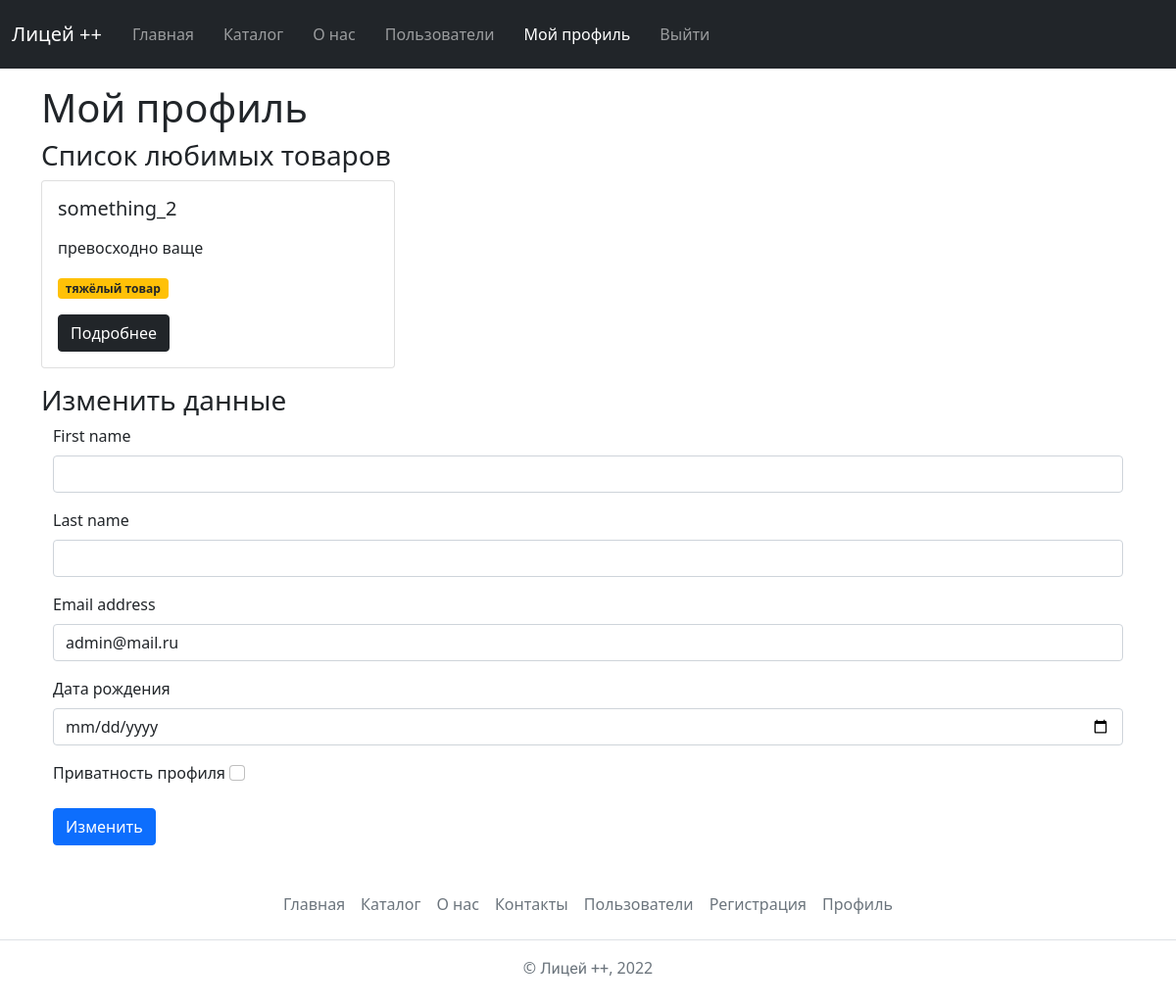
/auth/profile/ (signed in), run on an earlier commit of the app's database.
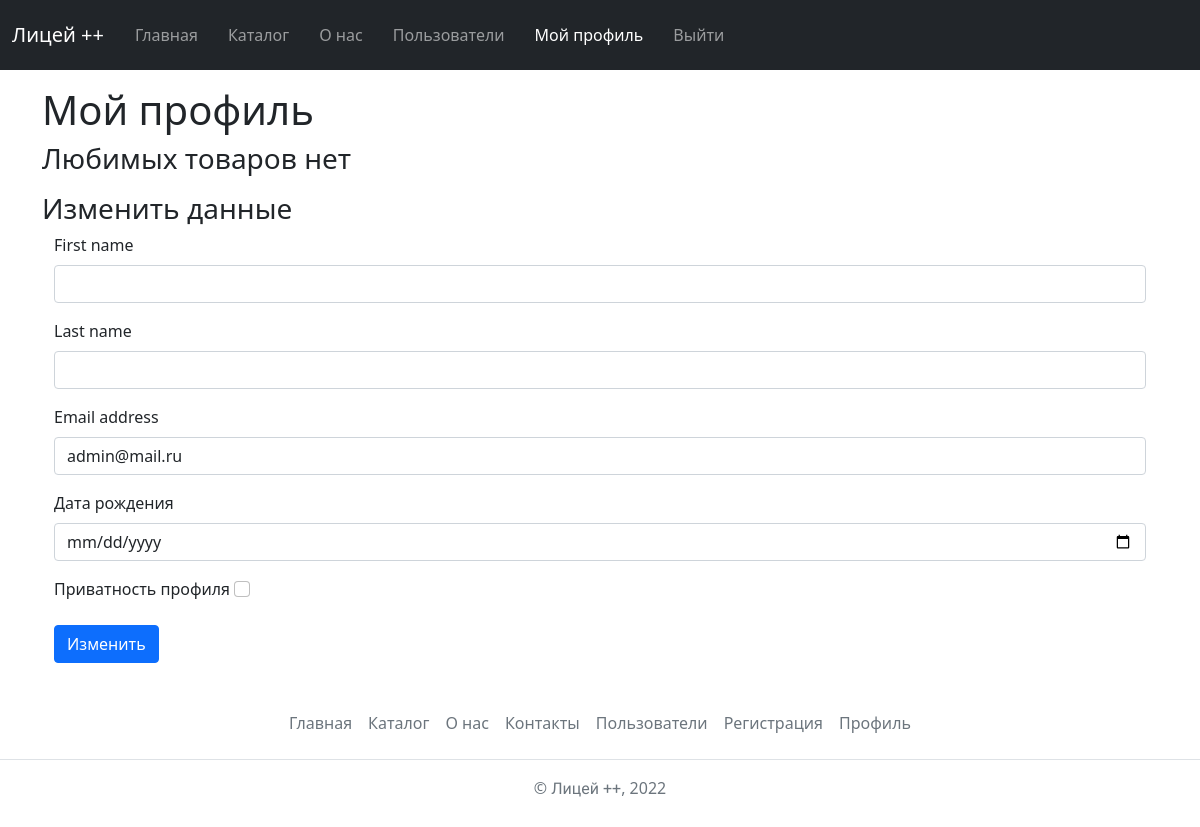
And on a later commit of the database.
### catalog/models.py (models this page shows, shortened)
class Item(Published):
    name = models.CharField(
        verbose_name='Название товара',
        max_length=150
    )
    text = models.TextField(
        verbose_name='Текст',
        help_text='Минимум два слова. Обязательно должно содержаться слово превосходно или роскошно', validators=(validate_required_words, validate_words_count)
    )
    tags = models.ManyToManyField(
        verbose_name='Теги',
        to='Tag',
        related_name='items'
    )
    category = models.ForeignKey(
        verbose_name='Категория',
        to='Category',
        related_name='items',
        on_delete=models.RESTRICT
    )
    upload = ImageField(upload_to='uploads/', null=True)
    def get_image_250x250(self):
        return get_thumbnail(self.upload, '250x250', crop='center', quality=51)
    def img_tmb(self):
        if self.upload:
            return mark_safe(f'<img src="{self.upload.url}" width="50">')
        return 'Нет изображений'
    img_tmb.short_description = 'превью'
    img_tmb.allow_tags = True
    objects = ItemManager()
    class Meta:
        verbose_name = 'товар'
        verbose_name_plural = 'товары'

class Tag(Slug, Published, Name):
    objects = TagManager()
    def __str__(self) -> str:
        if self.name:
            return self.name
        return self.slug
    class Meta:
        verbose_name = 'тег'
        verbose_name_plural = 'теги'

### users/models.py (models this page shows, shortened)
class Profile(models.Model):
    user = models.OneToOneField(User, on_delete=models.CASCADE)
    birthday = models.DateField(verbose_name='Дата рождения', null=True, blank=True)
    private_profile = models.BooleanField(verbose_name='Приватность профиля', default=False)

### users/views.py (the view, shortened to what this page needs)
# urls.py: path('profile/', views.ProfilePage.as_view(), name='profile'),
class ProfilePage(TemplateView):
    def __init__(self) -> None:
        self.template_name = 'users/profile.html'
    def get(self, request):
        if not request.user.is_authenticated:
            return redirect('login')
        liked_items = Item.objects.user_liked_items(request.user)
        user_form = UserForm(instance=request.user)
        profile_form = ProfileForm(instance=request.user.profile)
        context = {
            'items': liked_items,
            'user_form': user_form,
            'profile_form': profile_form
        }
        return render(request, self.template_name, context)

### users/forms.py
class UserForm(forms.ModelForm, BaseForm):
    class Meta:
        model = User
        fields = ('first_name', 'last_name', 'email')

class ProfileForm(forms.ModelForm, BaseForm):
    class Meta:
        model = Profile
        fields = ('birthday', 'private_profile')
        widgets = {
            'birthday': forms.DateInput(attrs={'type': 'date'}),
            'private_profile': forms.CheckboxInput(attrs={'class': 'form-check-input'})
        }

### catalog/models.py (called while the page is built)
    def published_tags(self):
        return self.filter(is_published=True)

    def user_liked_items(self, user):
        return self.filter(
            pk__in=Rating.objects.filter(
                user=user,
                star=5
            ).values_list('item_id')
        ).prefetch_related(
            Prefetch(
                'tags',
                queryset=Tag.objects.published_tags()
            )
        ).only(
            'name',
            'text',
            'tags__name',
            'category_id',
        )

### catalog/templatetags/catalog_extras.py (called while the page is built)
@register.filter
def render_markdown(value):
    return markdown(value)

### templates/users/profile.html (shortened to what this page needs)
{% extends 'base.html' %}
{% block content %}
<div class="container mt-3">
    <h1>Мой профиль</h1>
    {% if items %}
        <h3>Список любимых товаров</h3>
        {% include 'core/item_list_base.html' %}
    {% else %}
        <h3>Любимых товаров нет</h3>
    {% endif %}
    <section class="mt-3">
        <h3>Изменить данные</h3>
        <div class="container">
            <form action="" method="post">
                {% for field in user_form %}
                <div class="mb-3">
                    <label for="{{ field.id_for_label }}" class="form-label">{{ field.label }}</label>
                    {{ field }}
                </div>
                {% endfor %}
                {% for field in profile_form %}
                <div class="mb-3">
                    <label for="{{ field.id_for_label }}" class="form-label">{{ field.label }}</label>
                    {{ field }}
                </div>
                {% endfor %}
                {% block buttons %}
                <button type="submit" class="btn btn-primary">Изменить</button>
                {% endblock %}
            </form>
        </div>
    </section>
</div>
{% endblock %}

### templates/core/item_list_base.html (shortened to what this page needs)
{% load catalog_extras %}
<div class="row row-cols-1 row-cols-sm-2 row-cols-md-3 g-3">
{% for item in items %}
    <div class="col">
        <div class="card">
            <div class="card-body">
                <h5 class="card-title">{{ item.name }}</h5>
                <p class="card-text">{{ item.text|render_markdown|safe|truncatewords:10 }}</p>
                <p><span class="badge bg-warning text-dark">
                    {{ item.tags.all|join:'</span> <span class="badge bg-warning text-dark">' }}
                </span></p>
                <a href="{% url 'item_detail' pk=item.id %}" class="btn btn-dark">Подробнее</a>
            </div>
        </div>
    </div>
{% empty %}
    <div class="alert alert-danger" role="alert">Список пуст. Эй, админ, добавь инфы!</div>
{% endfor %}
</div>

What changed in the data, as far as the page shows it:
removed Item: name "something_2", text|render_markdown "превосходно ваще", tags.all "тяжёлый товар"
Also different on the page:
text no longer shown: "Список любимых товаров"
text now shown: "Любимых товаров нет"
